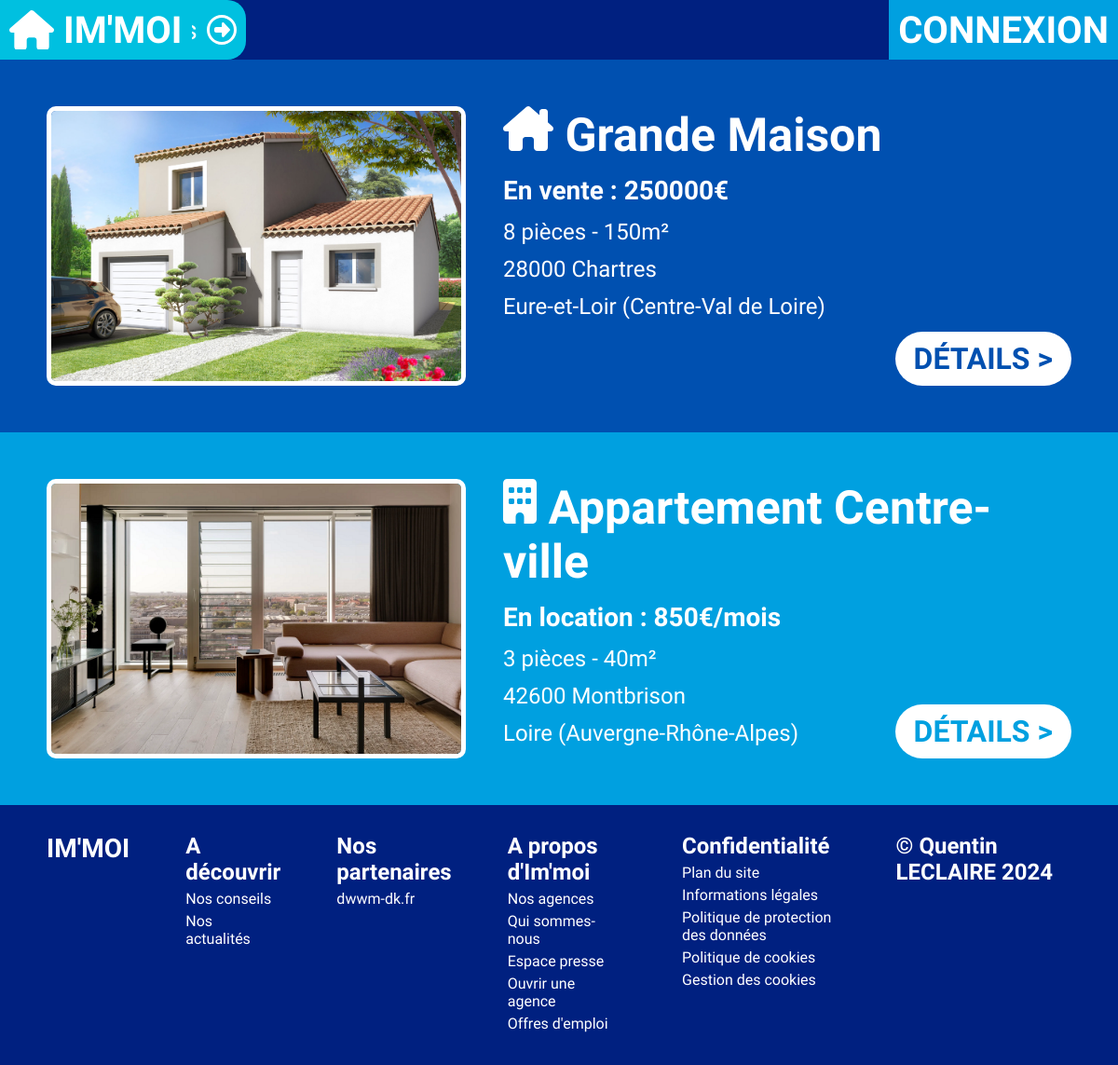
Page /profil/1/offres on the committed database.
### tables this page shows
CREATE TABLE IF NOT EXISTS `bien` (
  `idBien` int NOT NULL AUTO_INCREMENT,
  `nom` varchar(60) NOT NULL,
  `description` text,
  `prixLocation` float DEFAULT NULL,
  `prixVente` float DEFAULT NULL,
  `categorie` varchar(20) DEFAULT NULL,
  `nbPieces` int NOT NULL,
  `nbEtages` int DEFAULT NULL,
  `surface` int NOT NULL,
  `numAppart` int DEFAULT NULL,
  `idUtilisateur` int NOT NULL,
  `idAdresse` int NOT NULL,
  PRIMARY KEY (`idBien`),
  KEY `FK_ADRESSE` (`idAdresse`),
  KEY `FK_UTILISATEUR` (`idUtilisateur`)
);

CREATE TABLE IF NOT EXISTS `photo` (
  `idPhoto` int NOT NULL AUTO_INCREMENT,
  `nom` varchar(128) NOT NULL,
  `couverture` tinyint(1) DEFAULT NULL,
  `idBien` int NOT NULL,
  PRIMARY KEY (`idPhoto`),
  KEY `FK_BIEN` (`idBien`)
);

CREATE TABLE IF NOT EXISTS `adresse` (
  `idAdresse` int NOT NULL AUTO_INCREMENT,
  `nomVoie` text NOT NULL,
  `zipcode` varchar(10) NOT NULL,
  `localite` varchar(60) NOT NULL,
  PRIMARY KEY (`idAdresse`)
);

### Models/managers/BienManager.php (called while the page is built, shortened)
<?php
require_once "Models/data/Bien.class.php";
require_once "Models/Model.class.php";
class BienManager extends BDConnexion{
    private $bienlist = [];
    public function ajoutBien($bien){
        $this->bienlist[] = $bien;
    }
    public function chargementBienlist(){
        $req = $this->getBDD()->prepare('SELECT * FROM bien');
        $req->execute();
        $listeBien = $req->fetchAll(PDO::FETCH_ASSOC);
    }
    public function getBiensFromUser($user){
        $listeBien = [];
        for ($i = 0; $i < count($this->bienlist); $i++) {
            if ($this->bienlist[$i]->getUtilisateur() == $user) {
                $listeBien[] = $this->bienlist[$i];
            }
        }
        return $listeBien;
    }
}

### Models/Model.class.php (called while the page is built, shortened)
<?php
abstract class BDConnexion{
    private static $pdo;
    private static function setBDD(){
        self::$pdo = new PDO('mysql:host=localhost;dbname=immoi;port=3308;charset=utf8', 'root', '');
        self::$pdo->setAttribute(PDO::ATTR_ERRMODE, PDO::ERRMODE_WARNING);
    }
    protected function getBDD(){
        return self::$pdo;
    }
}

### Models/data/Bien.class.php (called while the page is built, shortened)
<?php
class Bien{
    public function getId()                 {return $this->idBien;}
    public function getNom()                {return $this->nom;}
    public function getPrixLoc()            {return $this->prixLocation;}
    public function getPrixVente()          {return $this->prixVente;}
    public function getCategorie()          {return $this->categorie;}
    public function getNbPieces()           {return $this->nbPieces;}
    public function getSurface()            {return $this->surface;}
    public function getUtilisateur()        {return $this->idUtilisateur;}
    public function getAdresse()            {return $this->idAdresse;}
}

### Models/managers/PhotoManager.php (called while the page is built, shortened)
<?php
require_once "Models/data/Photo.class.php";
require_once "Models/Model.class.php";
class PhotoManager extends BDConnexion{
    private $photolist = [];
    public function ajoutPhoto($photo){
        $this->photolist[] = $photo;
    }
    public function chargementPhotolist(){
        $req = $this->getBDD()->prepare('SELECT * FROM photo');
        $req->execute();
        $listePhoto = $req->fetchAll(PDO::FETCH_ASSOC);
        foreach($listePhoto as $value){
            $photo = new Photo($value['idPhoto'], $value['nom'], $value['idBien'], $value['couverture']);
        }
    }
    public function getPhotosFromBien($id){
        $listePhotos = [];
        if (isset($this->photolist)) {
            for ($i = 0; $i < count($this->photolist); $i++) {
                if ($this->photolist[$i]->getBien() == $id) {
                    $listePhotos[] = $this->photolist[$i];
                }
            }
        }
        return $listePhotos;
    }
}

### Controller/PhotoController.php (called while the page is built, shortened)
<?php
class PhotoController{
    private $photoManager;
    public function __construct() {
        require_once "Models/managers/PhotoManager.php";
        $this->photoManager = new PhotoManager;
        $this->photoManager->chargementPhotolist();
    }
    public function getPhotosByBien($id)
    {
        return $this->photoManager->getPhotosFromBien($id);
    }
}

### Models/data/Photo.class.php (called while the page is built, shortened)
<?php
class Photo{
    public function getNom()             {return $this->nom;}
    public function getBien()            {return $this->idBien;}
}

### Controller/adresseController.php (called while the page is built, shortened)
<?php
class AdresseController{
    private $adresseManager;
    public function __construct() {
        require_once "Models/managers/AdresseManager.php";
        $this->adresseManager = new AdresseManager;
        $this->adresseManager->chargementAdresselist();
    }
    public function getManager()
    {
        return $this->adresseManager;
    }
}

### Models/managers/AdresseManager.php (called while the page is built, shortened)
<?php
require_once "Models/data/Adresse.class.php";
require_once "Models/Model.class.php";
class AdresseManager extends BDConnexion
{
    private $adresselist = [];
    public function ajoutAdresse($adresse)
    {
        $this->adresselist[] = $adresse;
    }
    public function getAdresseById($id)
    {
        for ($i = 0; $i < count($this->adresselist); $i++) {
            if ($this->adresselist[$i]->getId() == $id) {
                return $this->adresselist[$i];
            }
        }
    }
    public function chargementAdresselist()
    {
        $req = $this->getBDD()->prepare('SELECT * FROM adresse');
        $req->execute();
        $listeAdresse = $req->fetchAll(PDO::FETCH_ASSOC);
        foreach ($listeAdresse as $value) {
            $adresse = new Adresse($value['idAdresse'], $value['nomVoie'], $value['zipcode'], $value['localite']);
        }
    }
}

### Models/data/Adresse.class.php (called while the page is built, shortened)
<?php
class Adresse{
    public function getId()              {return $this->idAdresse;}
    public function getZipcode()         {return $this->zipcode;}
    public function getLocalite()        {return $this->localite;}
}

### departement.php (called while the page is built, shortened)
<?php
function get_region_departement($cp)
{
    $cp = trim($cp);
    $num = substr($cp, 0, 2);
    if (isset($tab[$num])) {
        return $tab[$num];
    } else {
        return false;
    }
}

### Views/BD/bienUser.view.php (the view, shortened to what this page needs)
<?php ob_start();
require_once "Controller/adresseController.php";
$adresseController = new AdresseController;
require_once "Controller/photoController.php";
$photoController = new PhotoController;
$i = 1;
require "departement.php"
?>
<section class="sectoffres">
    <?php foreach ($listebien as $bien) :
        $i++;
        $listephotos = $photoController->getPhotosByBien($bien->getId());
        $couverture = 0;
        foreach ($listephotos as $photo) {
            if ($photo->getCouverture()) {
                $couverture = $photo;
            }
        }
    ?>
        <div class="offre <?= ($i % 2) ? "pair" : "impair"; ?>">
            <div class="offrecontent">
                <a href="/offres/<?= $bien->getId() ?>"><img src="/public/img/<?= ($couverture !== 0) ? "photos/" . $couverture->getNom() : "default.jpg"; ?>" class="photocouverture" alt=""></a>
                <div class="offreinfos">
                    <h3 class="nom">
                        <img src="/public/img/icones/<?= $bien->getCategorie(); ?>.svg" alt="">
                        <?= $bien->getNom(); ?>
                    </h3>
                    <ul>
                        <li><?= ($bien->getPrixLoc()) ? "En location : " . $bien->getPrixLoc() . "€/mois" : null; ?>
                            <?= ($bien->getPrixVente()) ? "En vente : " . $bien->getPrixVente() . "€" : null; ?></li>
                        <li><?= ($bien->getCategorie() != "terrain") ? $bien->getNbPieces() . " pièce" . (($bien->getNbPieces()!=1) ? "s" : "") . " - " : ""; ?>
                            <?= $bien->getSurface() . "m²"; ?></li>
                        <li><?= $adresseController->getManager()->getAdresseById($bien->getAdresse())->getZipcode(); ?>
                            <?= $adresseController->getManager()->getAdresseById($bien->getAdresse())->getLocalite(); ?></li>
                            <li><?= get_region_departement($adresseController->getManager()->getAdresseById($bien->getAdresse())->getZipcode())['departement'] . " (" .get_region_departement($adresseController->getManager()->getAdresseById($bien->getAdresse())->getZipcode())['region'] . ")" ?></li>
                    </ul>
                    <a href="/offres/<?= $bien->getId() ?>" class="decouvrir <?= ($i % 2) ? "pair" : "impair"; ?>"><span class="decouvrirtext">Détails</span> ></a>
                </div>
            </div>
        </div>
    <?php endforeach; ?>
</section>
<?php
require "Views/template.php";

### public/css/style.css (style rules this page uses)
:root { --main-blue: #0050B0; --light-blue: #00A0E0; --lighter-blue: #00C0E0; --lightest-blue: #50D0FF; --dark-blue: #002080; --darker-blue: #001050; }
* { padding: 0; margin: 0; box-sizing: border-box; font-family: 'Gabarito', sans-serif; }
body { min-height: 100vh; position: relative; }
.sectoffres { position: relative; display: flex; flex-direction: column; margin-top: 64px; width: 100%; min-height: 100vh; }
.offre { display: flex; justify-content: center; width: 100%; height: 400px; padding: 50px; }
.offre.pair { background-color: var(--light-blue); }
.offre.impair { background-color: var(--main-blue); }
.offre .offrecontent { display: flex; position: relative; width: 100vw; color: white; }
.offre .offrecontent .photocouverture { border: solid white 5px; border-radius: 10px; height: 300px; width: 450px; object-fit: cover; margin-right: 40px; }
.offre .offrecontent .offreinfos { width: 100%; }
.offre .offrecontent .offreinfos ul { list-style: none; }
.offre .offrecontent .offreinfos ul li { margin: 0.5em 0; font-size: 24px; }
.offre .offrecontent .offreinfos ul li:nth-of-type(1) { font-size: 28px; font-weight: bold; }
.offre .offrecontent .offreinfos .nom { font-size: 50px; width: calc(100% - 80px); }
.offre .offrecontent .offreinfos .nom img { height: 48px; }
.offre .offrecontent .offreinfos .decouvrir { position: absolute; display: block; right: 0; bottom: 0; text-transform: uppercase; text-decoration: none; font-weight: bold; font-size: 32px; background-color: white; height: fit-content; padding: 10px 20px; border-radius: 100px; transition: color 300ms ease; border: none; }
.offre .offrecontent .offreinfos .decouvrir.pair { color: var(--light-blue); }
.offre .offrecontent .offreinfos .decouvrir.impair { color: var(--main-blue); }

### rows in the picture
bien: photo.nom (picture), categorie (picture), nom "Grande Maison", prixVente "250000", nbPieces "8", surface "150", idAdresse.zipcode "28000", idAdresse.localite "Chartres", idAdresse.zipcode "Eure-et-Loir", idAdresse.zipcode "Centre-Val de Loire"
bien: photo.nom (picture), categorie (picture), nom "Appartement Centre-ville", prixLocation "850", nbPieces "3", surface "40", idAdresse.zipcode "42600", idAdresse.localite "Montbrison", idAdresse.zipcode "Loire", idAdresse.zipcode "Auvergne-Rhône-Alpes"
